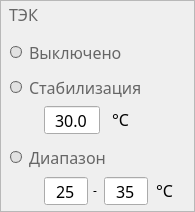
   <widget class="QFrame" name="tecFrame">
    <property name="geometry">
     <rect>
      <x>35</x>
      <y>739</y>
      <width>195</width>
      <height>212</height>
     </rect>
    </property>
    <property name="font">
     <font>
      <family>Yu Gothic UI Light</family>
      <pointsize>10</pointsize>
     </font>
    </property>
    <property name="styleSheet">
     <string notr="true">QRadioButton {
	spacing: 7px;
	padding: 1px;
}

QRadioButton::unchecked:hover {
	color: rgb(0, 159, 168);
}

QRadioButton:unchecked {
	color: #666666;
}

QRadioButton:checked {
	color: #000000;
}

QRadioButton::indicator {
	width: 10px;
	height: 10px;
	border: 1px solid #666666;
	border-radius: 6px;
	background: #E2E2E2;
}

QRadioButton::indicator:checked {
	background-color: rgba(0, 159, 168, 255);
	border-color: #181199;
}

QRadioButton::indicator:hover {
	border-color: rgb(0, 159, 168);
}</string>
    </property>
    <property name="frameShape">
     <enum>QFrame::StyledPanel</enum>
    </property>
    <property name="frameShadow">
     <enum>QFrame::Raised</enum>
    </property>
    <widget class="QRadioButton" name="stabTempRadioButton">
     <property name="geometry">
      <rect>
       <x>9</x>
       <y>70</y>
       <width>195</width>
       <height>35</height>
      </rect>
     </property>
     <property name="font">
      <font>
       <family>Yu Gothic UI Light</family>
       <pointsize>12</pointsize>
      </font>
     </property>
     <property name="text">
      <string>Стабилизация</string>
     </property>
    </widget>
    <widget class="QRadioButton" name="offTempRadioButton">
     <property name="geometry">
      <rect>
       <x>9</x>
       <y>35</y>
       <width>195</width>
       <height>35</height>
      </rect>
     </property>
     <property name="font">
      <font>
       <family>Yu Gothic UI Light</family>
       <pointsize>12</pointsize>
      </font>
     </property>
     <property name="tabletTracking">
      <bool>false</bool>
     </property>
     <property name="autoFillBackground">
      <bool>false</bool>
     </property>
     <property name="text">
      <string>Выключено</string>
     </property>
    </widget>
    <widget class="QRadioButton" name="rangeTempRadioButton">
     <property name="geometry">
      <rect>
       <x>9</x>
       <y>140</y>
       <width>156</width>
       <height>35</height>
      </rect>
     </property>
     <property name="font">
      <font>
       <family>Yu Gothic UI Light</family>
       <pointsize>12</pointsize>
      </font>
     </property>
     <property name="text">
      <string>Диапазон</string>
     </property>
    </widget>
    <widget class="QLabel" name="tecLabel">
     <property name="geometry">
      <rect>
       <x>9</x>
       <y>0</y>
       <width>160</width>
       <height>28</height>
      </rect>
     </property>
     <property name="font">
      <font>
       <family>Yu Gothic UI Semibold</family>
       <pointsize>12</pointsize>
       <bold>false</bold>
      </font>
     </property>
     <property name="styleSheet">
      <string notr="true">QLabel {
	color: #666666;
}</string>
     </property>
     <property name="text">
      <string>ТЭК</string>
     </property>
    </widget>
    <widget class="QLabel" name="stabTempDegreesLabel">
     <property name="enabled">
      <bool>true</bool>
     </property>
     <property name="geometry">
      <rect>
       <x>102</x>
       <y>105</y>
       <width>37</width>
       <height>28</height>
      </rect>
     </property>
     <property name="font">
      <font>
       <family>Yu Gothic UI Light</family>
       <pointsize>12</pointsize>
      </font>
     </property>
     <property name="layoutDirection">
      <enum>Qt::RightToLeft</enum>
     </property>
     <property name="text">
      <string>°С</string>
     </property>
     <property name="alignment">
      <set>Qt::AlignCenter</set>
     </property>
    </widget>
    <widget class="QLabel" name="rangeTempHyphenLabel">
     <property name="enabled">
      <bool>true</bool>
     </property>
     <property name="geometry">
      <rect>
       <x>81</x>
       <y>176</y>
       <width>28</width>
       <height>28</height>
      </rect>
     </property>
     <property name="font">
      <font>
       <family>Yu Gothic UI Light</family>
       <pointsize>9</pointsize>
      </font>
     </property>
     <property name="layoutDirection">
      <enum>Qt::RightToLeft</enum>
     </property>
     <property name="text">
      <string>-</string>
     </property>
     <property name="alignment">
      <set>Qt::AlignCenter</set>
     </property>
    </widget>
    <widget class="QLabel" name="rangeTempDegreesLabel">
     <property name="enabled">
      <bool>true</bool>
     </property>
     <property name="geometry">
      <rect>
       <x>146</x>
       <y>176</y>
       <width>37</width>
       <height>28</height>
      </rect>
     </property>
     <property name="font">
      <font>
       <family>Yu Gothic UI Light</family>
       <pointsize>12</pointsize>
      </font>
     </property>
     <property name="layoutDirection">
      <enum>Qt::RightToLeft</enum>
     </property>
     <property name="text">
      <string>°С</string>
     </property>
     <property name="alignment">
      <set>Qt::AlignCenter</set>
     </property>
    </widget>
    <widget class="QDoubleSpinBox" name="stabTempDoubleSpinBox">
     <property name="geometry">
      <rect>
       <x>44</x>
       <y>105</y>
       <width>56</width>
       <height>30</height>
      </rect>
     </property>
     <property name="font">
      <font>
       <family>Yu Gothic UI Light</family>
       <pointsize>12</pointsize>
      </font>
     </property>
     <property name="alignment">
      <set>Qt::AlignCenter</set>
     </property>
     <property name="buttonSymbols">
      <enum>QAbstractSpinBox::NoButtons</enum>
     </property>
     <property name="decimals">
      <number>1</number>
     </property>
     <property name="maximum">
      <double>80.000000000000000</double>
     </property>
     <property name="singleStep">
      <double>0.100000000000000</double>
     </property>
     <property name="value">
      <double>30.000000000000000</double>
     </property>
    </widget>
    <widget class="QSpinBox" name="rangeTempMinSpinBox">
     <property name="geometry">
      <rect>
       <x>44</x>
       <y>176</y>
       <width>44</width>
       <height>30</height>
      </rect>
     </property>
     <property name="font">
      <font>
       <family>Yu Gothic UI Light</family>
       <pointsize>12</pointsize>
      </font>
     </property>
     <property name="alignment">
      <set>Qt::AlignCenter</set>
     </property>
     <property name="buttonSymbols">
      <enum>QAbstractSpinBox::NoButtons</enum>
     </property>
     <property name="minimum">
      <number>-60</number>
     </property>
     <property name="maximum">
      <number>80</number>
     </property>
     <property name="value">
      <number>25</number>
     </property>
    </widget>
    <widget class="QSpinBox" name="rangeTempMaxSpinBox">
     <property name="geometry">
      <rect>
       <x>104</x>
       <y>176</y>
       <width>44</width>
       <height>30</height>
      </rect>
     </property>
     <property name="font">
      <font>
       <family>Yu Gothic UI Light</family>
       <pointsize>12</pointsize>
      </font>
     </property>
     <property name="alignment">
      <set>Qt::AlignCenter</set>
     </property>
     <property name="buttonSymbols">
      <enum>QAbstractSpinBox::NoButtons</enum>
     </property>
     <property name="minimum">
      <number>-60</number>
     </property>
     <property name="maximum">
      <number>80</number>
     </property>
     <property name="value">
      <number>35</number>
     </property>
    </widget>
   </widget>
